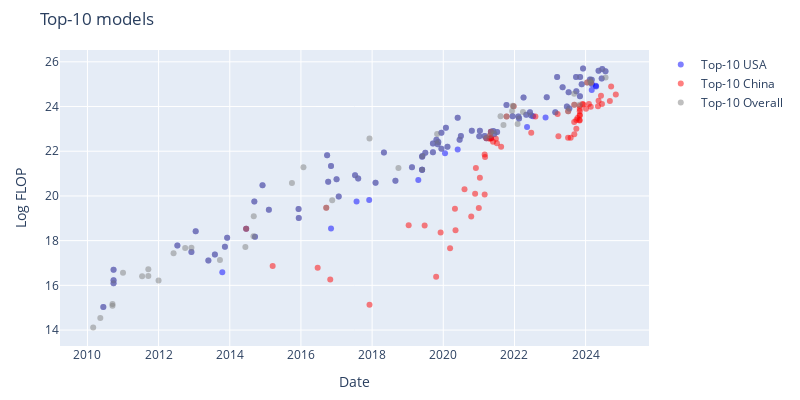

The notebook cell saved with this chart:
### Code cell
usa_df = df_filtered[df_filtered['category'] == 'USA']
china_df = df_filtered[df_filtered['category'] == 'China']
recent_top_models_df = top_models_df[top_models_df['date'] > pd.to_datetime('2010-01-01')]

fig = go.Figure()

fig.add_trace(go.Scatter(
    x=usa_df['date'],
    y=usa_df['log_flop'],
    mode='markers',
    marker=dict(color=colors['USA'], opacity=0.5),
    text=usa_df['System'],
    hoverinfo='text',
    name=f'Top-{top_n} USA'
))

fig.add_trace(go.Scatter(
    x=china_df['date'],
    y=china_df['log_flop'],
    mode='markers',
    marker=dict(color=colors['China'], opacity=0.5),
    text=china_df['System'],
    hoverinfo='text',
    name=f'Top-{top_n} China'
))

fig.add_trace(go.Scatter(
    x=recent_top_models_df['date'],
    y=recent_top_models_df['log_flop'],
    mode='markers',
    marker=dict(color='grey', opacity=0.5),
    text=recent_top_models_df['System'],
    hoverinfo='text',
    name=f'Top-{top_n} Overall'
))

fig.update_layout(
    width=800,
    height=400,
    xaxis_title='Date',
    yaxis_title='Log FLOP',
    title=f'Top-{top_n} models',
    margin=dict(t=50, l=60, r=60, b=50),
)

save_plot(fig, results_dir, f'top_{top_n}_models_without_kickstarting')

fig.show()

### Figure 1 — Plotly figure (JSON) as saved in the notebook; plotly's stock layout.template omitted (floating-point values rounded to 4 significant figures)
{"data": [{"hoverinfo": "text", "marker": {"color": "blue", "opacity": 0.5}, "mode": "markers", "name": "Top-10 USA", "text": ["iCCCP", "KN5 LM + RNN 400/10 (WSJ)", "RNN 1000/5 + RT09 LM (NIST RT05)", "RNN 500/10 + RT09 LM (NIST RT05)", "Unsupervised High-level Feature Learner", "DistBelief Speech", "DistBelief NNLM", "ReLU-Speech", "Hierarchical Scene Labeling", "Word2Vec (large)", "Visualizing CNNs", "TransE", "SPPNet", "Seq2Seq LSTM", "GoogLeNet / InceptionV1", "SNM-skip", "MSRA (C, PReLU)", "DeepSpeech2 (English)", "ResNet-152 (ImageNet)", "GNMT", "Xception", "NASv3 (CIFAR-10)", "BIDAF", "Libratus", "MoE-Multi", "JFT", "ConvS2S (ensemble of 8 models)", "OpenAI TI7 DOTA 1v1", "PNASNet-5", "AmoebaNet-A (F=448)", "ResNeXt-101 32x48d", "Big Transformer for Back-Translation", "GPT-2 (1.5B)", "BERT-Large-CAS (PTB+WT2+WT103)", "MnasNet-A1 + SSDLite", "Grover-Mega", "MnasNet-A3", "XLNet", "RoBERTa Large", "Megatron-LM (8.3B)", "Megatron-BERT", "T5-11B", "XLM-RoBERTa", "Noisy Student (L2)", "OpenAI Five", "OpenAI Five Rerun", "ContextNet + Noisy Student", "Meena", "Turing-NLG", "GPT3-6.7B (rerun of original)", "GPT-3 175B (davinci)", "iGPT-XL", "GShard (dense)", "mT5-XXL", "DALL-E", "Switch", "Meta Pseudo Labels", "GLM-10B", "ProtT5-XXL", "ProtBERT-BFD", "ByT5-XXL", "ViT-G/14", "Codex", "Megatron-Turing NLG 530B", "GLaM", "LaMDA", "ST-MoE", "PaLM (540B)", "OPT-175B", "UL2", "BIG-G 137B", "Parti", "BLOOM-176B", "Galactica", "GPT-3.5 (text-davinci-003)", "LLaMA-65B", "GPT-4", "PaLM 2", "Inflection-1", "Claude 2", "Llama 2-70B", "GPT-4V", "Amazon Titan", "Grok-1", "GPT-4 Turbo", "Inflection-2", "Gemini 1.0 Ultra", "Gemini 1.5 Pro", "Claude 3 Opus", "Claude 3 Sonnet", "Inflection-2.5", "Reka Core", "Llama 3-70B", "GPT-4o", "Nemotron-4 340B", "Claude 3.5 Sonnet", "Llama 3.1-405B"], "type": "scatter", "x": ["2010-06-13T00:00:00", "2010-09-26T00:00:00", "2010-09-26T00:00:00", "2010-09-26T00:00:00", "2012-07-12T00:00:00", "2012-12-03T00:00:00", "2013-01-16T00:00:00", "2013-05-26T00:00:00", "2013-08-01T00:00:00", "2013-10-16T00:00:00", "2013-11-12T00:00:00", "2013-12-05T00:00:00", "2014-06-18T00:00:00", "2014-09-10T00:00:00", "2014-09-17T00:00:00", "2014-12-03T00:00:00", "2015-02-06T00:00:00", "2015-12-08T00:00:00", "2015-12-10T00:00:00", "2016-09-26T00:00:00", "2016-10-07T00:00:00", "2016-11-05T00:00:00", "2016-11-05T00:00:00", "2017-01-01T00:00:00", "2017-01-23T00:00:00", "2017-07-10T00:00:00", "2017-07-25T00:00:00", "2017-08-11T00:00:00", "2017-12-02T00:00:00", "2018-02-05T00:00:00", "2018-05-02T00:00:00", "2018-08-28T00:00:00", "2019-02-14T00:00:00", "2019-04-20T00:00:00", "2019-05-29T00:00:00", "2019-05-29T00:00:00", "2019-05-29T00:00:00", "2019-06-01T00:00:00", "2019-07-01T00:00:00", "2019-09-17T00:00:00", "2019-09-17T00:00:00", "2019-10-23T00:00:00", "2019-11-05T00:00:00", "2019-11-11T00:00:00", "2019-12-13T00:00:00", "2019-12-13T00:00:00", "2020-01-19T00:00:00", "2020-01-28T00:00:00", "2020-02-13T00:00:00", "2020-05-28T00:00:00", "2020-05-28T00:00:00", "2020-06-17T00:00:00", "2020-06-30T00:00:00", "2020-10-20T00:00:00", "2021-01-05T00:00:00", "2021-01-11T00:00:00", "2021-03-01T00:00:00", "2021-03-18T00:00:00", "2021-05-04T00:00:00", "2021-05-04T00:00:00", "2021-05-28T00:00:00", "2021-06-08T00:00:00", "2021-07-07T00:00:00", "2021-10-11T00:00:00", "2021-12-13T00:00:00", "2022-02-10T00:00:00", "2022-02-17T00:00:00", "2022-04-04T00:00:00", "2022-05-02T00:00:00", "2022-05-10T00:00:00", "2022-06-09T00:00:00", "2022-06-22T00:00:00", "2022-07-11T00:00:00", "2022-11-16T00:00:00", "2022-11-28T00:00:00", "2023-02-24T00:00:00", "2023-03-15T00:00:00", "2023-05-10T00:00:00", "2023-06-23T00:00:00", "2023-07-11T00:00:00", "2023-07-18T00:00:00", "2023-09-25T00:00:00", "2023-09-28T00:00:00", "2023-11-04T00:00:00", "2023-11-06T00:00:00", "2023-11-22T00:00:00", "2023-12-06T00:00:00", "2024-02-15T00:00:00", "2024-03-04T00:00:00", "2024-03-04T00:00:00", "2024-03-07T00:00:00", "2024-04-15T00:00:00", "2024-04-18T00:00:00", "2024-05-13T00:00:00", "2024-06-14T00:00:00", "2024-06-20T00:00:00", "2024-07-23T00:00:00"], "y": [15.03, 16.23, 16.7, 16.09, 17.78, 17.49, 18.42, 17.11, 17.38, 16.59, 17.73, 18.13, 18.53, 19.75, 18.18, 20.47, 19.38, 19.41, 19.02, 21.82, 20.64, 21.34, 18.54, 20.74, 19.97, 20.93, 19.75, 20.78, 19.82, 20.59, 21.94, 20.68, 21.28, 20.72, 21.18, 21.76, 21.18, 21.79, 21.93, 21.96, 22.34, 22.52, 22.32, 22.42, 22.83, 22.11, 21.91, 23.05, 22.2, 22.08, 23.5, 22.52, 22.68, 22.91, 22.67, 22.91, 22.68, 22.58, 22.87, 22.59, 22.91, 22.77, 22.87, 24.07, 23.56, 23.55, 23.46, 24.4, 23.63, 23.08, 23.75, 23.6, 23.56, 23.51, 24.41, 23.74, 25.32, 24.87, 24.0, 24.64, 23.91, 25.32, 24.68, 24.46, 25.32, 25.0, 25.7, 25.2, 25.2, 24.74, 25.0, 24.92, 24.9, 25.6, 25.26, 25.67, 25.58]}, {"hoverinfo": "text", "marker": {"color": "red", "opacity": 0.5}, "mode": "markers", "name": "Top-10 China", "text": ["SPPNet", "genCNN + dyn eval", "R-FCN", "ResNet-200", "SPIDER2", "2-layer-LSTM+Deep-Gradient-Compression", "Mono3D++", "Tensorized Transformer (257M)", "LSTM(large)+Sememe+cell", "MMLSTM", "TransformerXL + spectrum control", "Segatron XL large, M=384", "NAS+ESS (156M)", "ERNIE-GEN (large)", "Memformer (4 encoder + 16 decoder)", "KEPLER", "CPM-Large", "ERNIE-Doc (247M)", "Wu Dao - Wen Yuan", "Wu Dao - Wen Hui", "Wu Dao - Wen Lan", "M6-T", "GLM-10B", "PLUG", "PanGu-α", "ProtT5-XXL-BFD", "ProtBERT-BFD", "ProtT5-XXL", "CogView", "CPM-2", "ERNIE 3.0", "ProteinLM", "Yuan 1.0", "ERNIE 3.0 Titan", "CodeGeeX", "GLM-130B", "PanGu-Σ", "ERNIE-ViLG 2.0", "Pangu-Weather", "xTrimoPGLM -100B", "JIANG", "Baichuan2-13B", "FLM-101B", "Hunyuan", "Qwen-7B", "Qwen-14B", "CodeFuse-13B", "Skywork-13B", "Nanbeige-16B", "DeepSeek Coder 33B", "Yi-34B", "BlueLM 70B", "BlueLM 130B", "BlueLM 175B", "Qwen-72B", "XVERSE-65B-2", "DeepSeek LLM 67B", "GLM-4 (0116)", "Qwen1.5 72B", "MegaScale (530B)", "MegaScale (Production)", "DeepSeek-V2", "Yi-Large", "Qwen2-72B", "DeepSeek-Coder-V2 236B", "DeepSeek-V2.5", "Qwen2.5-72B", "Hunyuan-Large"], "type": "scatter", "x": ["2014-06-18T00:00:00", "2015-03-17T00:00:00", "2016-06-21T00:00:00", "2016-09-17T00:00:00", "2016-10-28T00:00:00", "2017-12-05T00:00:00", "2019-01-11T00:00:00", "2019-06-24T00:00:00", "2019-10-20T00:00:00", "2019-12-05T00:00:00", "2020-03-11T00:00:00", "2020-04-30T00:00:00", "2020-05-06T00:00:00", "2020-08-06T00:00:00", "2020-10-14T00:00:00", "2020-11-23T00:00:00", "2020-12-01T00:00:00", "2020-12-31T00:00:00", "2021-01-11T00:00:00", "2021-03-01T00:00:00", "2021-03-01T00:00:00", "2021-03-05T00:00:00", "2021-03-18T00:00:00", "2021-04-19T00:00:00", "2021-04-25T00:00:00", "2021-05-04T00:00:00", "2021-05-04T00:00:00", "2021-05-04T00:00:00", "2021-05-26T00:00:00", "2021-06-24T00:00:00", "2021-07-05T00:00:00", "2021-08-17T00:00:00", "2021-10-12T00:00:00", "2021-12-23T00:00:00", "2022-06-22T00:00:00", "2022-08-04T00:00:00", "2023-03-20T00:00:00", "2023-03-28T00:00:00", "2023-07-05T00:00:00", "2023-07-06T00:00:00", "2023-08-01T00:00:00", "2023-09-06T00:00:00", "2023-09-07T00:00:00", "2023-09-07T00:00:00", "2023-09-28T00:00:00", "2023-09-28T00:00:00", "2023-10-10T00:00:00", "2023-10-30T00:00:00", "2023-11-01T00:00:00", "2023-11-02T00:00:00", "2023-11-02T00:00:00", "2023-11-02T00:00:00", "2023-11-02T00:00:00", "2023-11-02T00:00:00", "2023-11-30T00:00:00", "2023-12-08T00:00:00", "2024-01-05T00:00:00", "2024-01-17T00:00:00", "2024-02-04T00:00:00", "2024-02-23T00:00:00", "2024-02-23T00:00:00", "2024-05-07T00:00:00", "2024-05-13T00:00:00", "2024-06-07T00:00:00", "2024-06-17T00:00:00", "2024-09-06T00:00:00", "2024-09-19T00:00:00", "2024-11-06T00:00:00"], "y": [18.53, 16.86, 16.79, 19.47, 16.26, 15.13, 18.69, 18.68, 16.38, 18.37, 17.66, 19.42, 18.46, 20.3, 19.08, 20.09, 21.26, 19.46, 20.81, 20.06, 21.86, 21.74, 22.58, 22.56, 22.71, 22.57, 22.59, 22.87, 22.43, 22.56, 22.35, 22.2, 23.55, 24.02, 22.82, 23.55, 23.67, 22.67, 22.6, 23.79, 22.61, 23.31, 22.76, 24.08, 23.0, 23.4, 23.49, 23.4, 23.38, 23.6, 23.79, 23.62, 23.89, 24.02, 24.11, 24.1, 23.91, 25.08, 24.11, 23.99, 25.08, 24.01, 24.26, 24.48, 24.11, 24.25, 24.89, 24.54]}, {"hoverinfo": "text", "marker": {"color": "grey", "opacity": 0.5}, "mode": "markers", "name": "Top-10 Overall", "text": ["6-layer MLP (MNIST)", "Feedforward NN", "iCCCP", "Pooling CNN (Caltech 101)", "Pooling CNN (NORB)", "RNN 1000/5 + RT09 LM (NIST RT05)", "RNN 500/10 + RT09 LM (NIST RT05)", "KN5 LM + RNN 400/10 (WSJ)", "Deep Autoencoders", "High Performance CNN", "CNN Committee (MNIST)", "CNN Committee (NIST)", "LSTM LM", "Dropout (ImageNet)", "Unsupervised High-level Feature Learner", "AlexNet", "DistBelief Speech", "DNN EM segmentation", "DistBelief NNLM", "ReLU-Speech", "Hierarchical Scene Labeling", "Mitosis", "Visualizing CNNs", "TransE", "GANs", "SPPNet", "RNNsearch-50*", "VGG16", "Seq2Seq LSTM", "GoogLeNet / InceptionV1", "SNM-skip", "MSRA (C, PReLU)", "AlphaGo Fan", "DeepSpeech2 (English)", "ResNet-152 (ImageNet)", "AlphaGo Lee", "ResNet-200", "GNMT", "Xception", "NASv3 (CIFAR-10)", "PolyNet", "Libratus", "MoE-Multi", "JFT", "OpenAI TI7 DOTA 1v1", "AlphaZero", "AmoebaNet-A (F=448)", "ResNeXt-101 32x48d", "Big Transformer for Back-Translation", "BigGAN-deep 512x512", "GPT-2 (1.5B)", "Grover-Mega", "MnasNet-A3", "MnasNet-A1 + SSDLite", "XLNet", "RoBERTa Large", "Megatron-BERT", "Megatron-LM (8.3B)", "T5-11B", "AlphaStar", "XLM-RoBERTa", "Noisy Student (L2)", "OpenAI Five", "OpenAI Five Rerun", "Meena", "Turing-NLG", "GPT-3 175B (davinci)", "iGPT-XL", "GShard (dense)", "mT5-XXL", "DALL-E", "Switch", "Meta Pseudo Labels", "GLM-10B", "PanGu-α", "ProtT5-XXL", "ByT5-XXL", "ViT-G/14", "Codex", "Jurassic-1-Jumbo", "HyperCLOVA 82B", "Megatron-Turing NLG 530B", "Yuan 1.0", "Gopher (280B)", "GLaM", "EXAONE 1.0", "ERNIE 3.0 Titan", "AlphaCode", "LaMDA", "ST-MoE", "Chinchilla", "PaLM (540B)", "OPT-175B", "BIG-G 137B", "Parti", "GPT-3.5 (text-davinci-003)", "LLaMA-65B", "GPT-4", "PaLM 2", "Inflection-1", "xTrimoPGLM -100B", "Claude 2", "Llama 2-70B", "Falcon-180B", "Hunyuan", "GPT-4V", "Amazon Titan", "Mi:dm 200B", "Grok-1", "GPT-4 Turbo", "Inflection-2", "Gemini 1.0 Ultra", "GLM-4 (0116)", "Gemini 1.5 Pro", "MegaScale (Production)", "Mistral Large", "Claude 3 Opus", "GPT-4o", "Nemotron-4 340B", "Claude 3.5 Sonnet", "Llama 3.1-405B", "Mistral Large 2"], "type": "scatter", "x": ["2010-03-01T00:00:00", "2010-05-13T00:00:00", "2010-06-13T00:00:00", "2010-09-15T00:00:00", "2010-09-15T00:00:00", "2010-09-26T00:00:00", "2010-09-26T00:00:00", "2010-09-26T00:00:00", "2011-01-01T00:00:00", "2011-07-16T00:00:00", "2011-09-18T00:00:00", "2011-09-18T00:00:00", "2012-01-01T00:00:00", "2012-06-03T00:00:00", "2012-07-12T00:00:00", "2012-09-30T00:00:00", "2012-12-03T00:00:00", "2012-12-03T00:00:00", "2013-01-16T00:00:00", "2013-05-26T00:00:00", "2013-08-01T00:00:00", "2013-09-22T00:00:00", "2013-11-12T00:00:00", "2013-12-05T00:00:00", "2014-06-10T00:00:00", "2014-06-18T00:00:00", "2014-09-01T00:00:00", "2014-09-04T00:00:00", "2014-09-10T00:00:00", "2014-09-17T00:00:00", "2014-12-03T00:00:00", "2015-02-06T00:00:00", "2015-10-01T00:00:00", "2015-12-08T00:00:00", "2015-12-10T00:00:00", "2016-01-27T00:00:00", "2016-09-17T00:00:00", "2016-09-26T00:00:00", "2016-10-07T00:00:00", "2016-11-05T00:00:00", "2016-11-17T00:00:00", "2017-01-01T00:00:00", "2017-01-23T00:00:00", "2017-07-10T00:00:00", "2017-08-11T00:00:00", "2017-12-05T00:00:00", "2018-02-05T00:00:00", "2018-05-02T00:00:00", "2018-08-28T00:00:00", "2018-09-28T00:00:00", "2019-02-14T00:00:00", "2019-05-29T00:00:00", "2019-05-29T00:00:00", "2019-05-29T00:00:00", "2019-06-01T00:00:00", "2019-07-01T00:00:00", "2019-09-17T00:00:00", "2019-09-17T00:00:00", "2019-10-23T00:00:00", "2019-10-30T00:00:00", "2019-11-05T00:00:00", "2019-11-11T00:00:00", "2019-12-13T00:00:00", "2019-12-13T00:00:00", "2020-01-28T00:00:00", "2020-02-13T00:00:00", "2020-05-28T00:00:00", "2020-06-17T00:00:00", "2020-06-30T00:00:00", "2020-10-20T00:00:00", "2021-01-05T00:00:00", "2021-01-11T00:00:00", "2021-03-01T00:00:00", "2021-03-18T00:00:00", "2021-04-25T00:00:00", "2021-05-04T00:00:00", "2021-05-28T00:00:00", "2021-06-08T00:00:00", "2021-07-07T00:00:00", "2021-08-11T00:00:00", "2021-09-10T00:00:00", "2021-10-11T00:00:00", "2021-10-12T00:00:00", "2021-12-08T00:00:00", "2021-12-13T00:00:00", "2021-12-14T00:00:00", "2021-12-23T00:00:00", "2022-02-02T00:00:00", "2022-02-10T00:00:00", "2022-02-17T00:00:00", "2022-03-29T00:00:00", "2022-04-04T00:00:00", "2022-05-02T00:00:00", "2022-06-09T00:00:00", "2022-06-22T00:00:00", "2022-11-28T00:00:00", "2023-02-24T00:00:00", "2023-03-15T00:00:00", "2023-05-10T00:00:00", "2023-06-23T00:00:00", "2023-07-06T00:00:00", "2023-07-11T00:00:00", "2023-07-18T00:00:00", "2023-09-06T00:00:00", "2023-09-07T00:00:00", "2023-09-25T00:00:00", "2023-09-28T00:00:00", "2023-10-31T00:00:00", "2023-11-04T00:00:00", "2023-11-06T00:00:00", "2023-11-22T00:00:00", "2023-12-06T00:00:00", "2024-01-17T00:00:00", "2024-02-15T00:00:00", "2024-02-23T00:00:00", "2024-02-26T00:00:00", "2024-03-04T00:00:00", "2024-05-13T00:00:00", "2024-06-14T00:00:00", "2024-06-20T00:00:00", "2024-07-23T00:00:00", "2024-07-24T00:00:00"], "y": [14.12, 14.54, 15.03, 15.09, 15.16, 16.7, 16.09, 16.23, 16.57, 16.41, 16.72, 16.41, 16.22, 17.44, 17.78, 17.67, 17.49, 17.68, 18.42, 17.11, 17.38, 17.14, 17.73, 18.13, 17.71, 18.53, 18.19, 19.09, 19.75, 18.18, 20.47, 19.38, 20.58, 19.41, 19.02, 21.28, 19.47, 21.82, 20.64, 21.34, 19.81, 20.74, 19.97, 20.93, 20.78, 22.56, 20.59, 21.94, 20.68, 21.26, 21.28, 21.76, 21.18, 21.18, 21.79, 21.93, 22.34, 21.96, 22.52, 22.77, 22.32, 22.42, 22.83, 22.11, 23.05, 22.2, 23.5, 22.52, 22.68, 22.91, 22.67, 22.91, 22.68, 22.58, 22.71, 22.87, 22.91, 22.77, 22.87, 23.57, 23.17, 24.07, 23.55, 23.8, 23.56, 24.03, 24.02, 23.21, 23.55, 23.46, 23.76, 24.4, 23.63, 23.75, 23.6, 24.41, 23.74, 25.32, 24.87, 24.0, 23.79, 24.64, 23.91, 24.58, 24.08, 25.32, 24.68, 24.08, 24.46, 25.32, 25.0, 25.7, 25.08, 25.2, 25.08, 25.05, 25.2, 25.6, 25.26, 25.67, 25.58, 25.3]}], "layout": {"height": 400, "margin": {"b": 50, "l": 60, "r": 60, "t": 50}, "title": {"text": "Top-10 models"}, "width": 800, "xaxis": {"title": {"text": "Date"}}, "yaxis": {"title": {"text": "Log FLOP"}}}}
